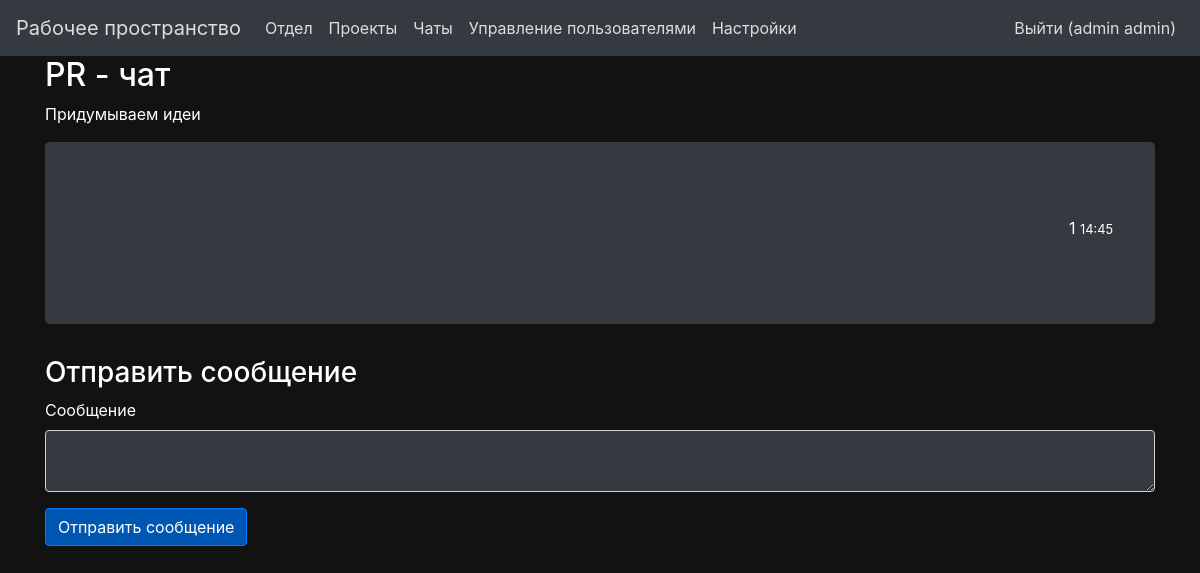
/chat/1 (signed in), run on the app's committed database.
### app/models.py (models this page shows, shortened)
class User(db.Model, UserMixin):
    id = db.Column(db.Integer, primary_key=True)
    name = db.Column(db.String(50), nullable=False)
    email = db.Column(db.String(120), unique=True, nullable=False)
    password = db.Column(db.String(200), nullable=False)
    role_id = db.Column(db.Integer, db.ForeignKey('role.id'))
    department_id = db.Column(db.Integer, db.ForeignKey('department.id'))
    registered_on = db.Column(db.DateTime)

class Chat(db.Model):
    id = db.Column(db.Integer, primary_key=True)
    title = db.Column(db.String(100))
    description = db.Column(db.Text)
    project_id = db.Column(db.Integer, db.ForeignKey('project.id'))
    messages = db.relationship('Message', backref='chat', lazy=True)

class Message(db.Model):
    id = db.Column(db.Integer, primary_key=True)
    text = db.Column(db.Text, nullable=False)
    timestamp = db.Column(db.DateTime, default=db.func.current_timestamp())
    user_id = db.Column(db.Integer, db.ForeignKey('user.id'))
    project_id = db.Column(db.Integer, db.ForeignKey('project.id'))
    chat_id = db.Column(db.Integer, db.ForeignKey('chat.id'))

### app/views.py (the view, shortened to what this page needs)
@app.route('/chat/<int:chat_id>', methods=['GET', 'POST'])
@login_required
def chat(chat_id):
    chat = Chat.query.get_or_404(chat_id)
    form = MessageForm()
    messages = Message.query.filter_by(chat_id=chat.id).all()
    return render_template('chat.html', chat=chat, messages=messages, form=form, theme_value=get_theme_value())

### app/forms.py
class MessageForm(FlaskForm):
    text = TextAreaField('Сообщение', validators=[DataRequired()])
    submit = SubmitField('Отправить сообщение')

### app/__init__.py (called while the page is built)
@login_manager.user_loader
def load_user(user_id):
    return models.User.query.get(int(user_id))

### app/views.py (called while the page is built)
def get_theme_value():
    if current_user.is_authenticated:  # Проверяем, аутентифицирован ли пользователь
        theme_setting = Setting.query.filter_by(user_id=current_user.id, key='theme').first()
        return theme_setting.value == 'dark' if theme_setting else False
    return False  # Если пользователь не аутентифицирован, возвращаем значение по умолчанию

### app/templates/chat.html (shortened to what this page needs)
{% extends "base.html" %}
{% block content %}
<h2>{{ chat.title }} - чат</h2>
<p>{{ chat.description }}</p>
<div class="jumbotron {{ 'bg-dark' if theme_value else 'bg-light' }}">
    <div class="messages ">
        {% for message in messages %}
        <div class="message {{ 'sent' if message.user_id == current_user.id else 'received' }}">
            <span>{{ message.text }}</span>
            <small>{{ message.timestamp.strftime('%H:%M') }}</small>
        </div>
        {% endfor %}
    </div>
</div>
<h3>Отправить сообщение</h3>
<form method="POST">
    <div class="form-group ">
        {{ form.text.label(class='form-label') }}
        {{ form.text(class='form-control bg-dark text-light' if theme_value else 'form-control bg-light') }}
    </div>
    {{ form.submit(class='btn btn-primary') }}
</form>
{% endblock %}

### app/templates/base.html (shortened to what this page needs)
<!DOCTYPE html>
<html lang="en">
<head>
    <link rel="stylesheet" href="https://stackpath.bootstrapcdn.com/bootstrap/4.5.2/css/bootstrap.min.css">
    <link rel="stylesheet" href="{{ url_for('static', filename='css/styles.css') }}">
</head>
<body class="{{ 'dark' if theme_value else 'light' }}">
    <nav class="navbar navbar-expand-lg {{ 'bg-dark text-light' if theme_value else 'bg-light navbar-light' }}">
        <a class="navbar-brand" href="{{ url_for('index') }}">Рабочее пространство</a>
        <div class="collapse navbar-collapse" id="navbarNav">
            <ul class="navbar-nav mr-auto">
                <li class="nav-item"><a class="nav-link" href="{{ url_for('new_department') }}">Отдел</a></li>
                <li class="nav-item"><a class="nav-link" href="{{ url_for('new_project') }}">Проекты</a></li>
                <li class="nav-item"><a class="nav-link" href="{{ url_for('chat_list') }}">Чаты</a></li>
                {% if current_user.is_authenticated and current_user.role_id == 1 %}
                <li class="nav-item"><a class="nav-link" href="{{ url_for('users') }}">Управление пользователями</a>
                </li>
                {% endif %}
                <li class="nav-item"><a class="nav-link" href="{{ url_for('settings') }}">Настройки</a></li>
            </ul>
            <ul class="navbar-nav ml-auto">
                {% if current_user.is_authenticated %}
                <li class="nav-item"><a class="nav-link" href="{{ url_for('logout') }}">Выйти ({{ current_user.name
                        }})</a></li>
                {% else %}
                <li class="nav-item"><a class="nav-link" href="{{ url_for('register') }}">Регистрация</a></li>
                <li class="nav-item"><a class="nav-link" href="{{ url_for('login') }}">Войти</a></li>
                {% endif %}
            </ul>
        </div>
    </nav>
    <div class="container">
        {% block content %}
        {% endblock %}
    </div>
</body>
</html>

### app/static/css/styles.css (style rules this page uses)
body { transition: background-color 0.5s, color 0.5s; }
.bg-dark { color: white; }
body.dark { background-color: #121212; color: white; }
.btn { transition: background-color 0.5s, color 0.5s; }
.btn-primary { background-color: #007bff; color: white; }
body.dark .btn-primary { background-color: #0056b3; }
.messages { flex-grow: 1; overflow-y: auto; padding: 10px; }
.message { margin-bottom: 10px; }
.sent { text-align: right; }
a { color: #ddd; }

### data on the page
User: name "admin admin"
Chat: title "PR", description "Придумываем идеи"
Message: text "1", timestamp "14:45"
